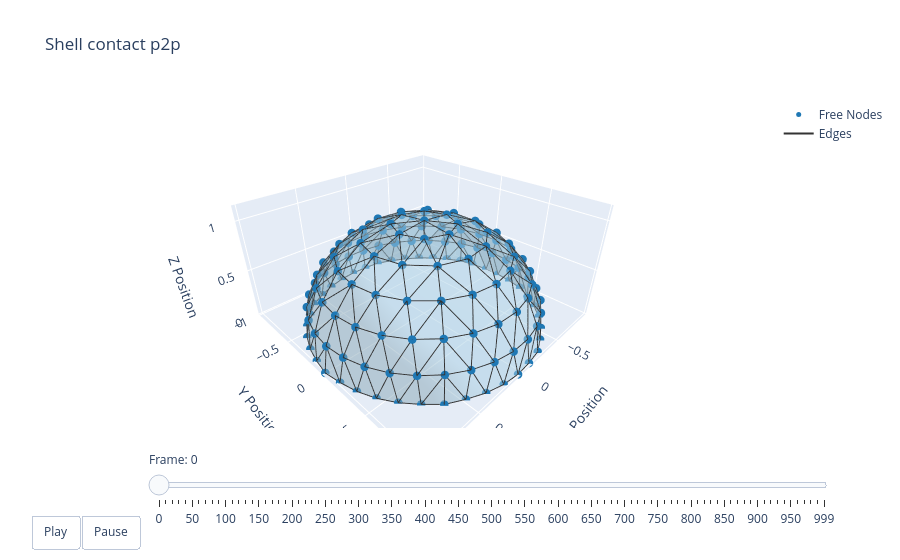

Write notebook code for a chart like this one.
### Code cell
t = np.arange(robot.sim_params.total_time, step=robot.sim_params.dt)
options = dismech.AnimationOptions(title='Shell contact p2p', plot_step=10)

fig = dismech.get_interactive_animation_plotly(robot, t, qs, options)
fig.show()

### Figure 1 — Plotly figure (JSON) as saved in the notebook; plotly's stock layout.template omitted (floating-point values rounded to 4 significant figures; data arrays with more than 128 entries replaced by an {"elided": "..."} marker saying what was removed)
{"data": [{"marker": {"color": "#1f78b4", "size": 5}, "mode": "markers", "name": "Free Nodes", "type": "scatter3d", "x": {"elided": "144 float values"}, "y": {"elided": "144 float values"}, "z": {"elided": "144 float values"}}, {"marker": {"color": "#e31a1c", "size": 5}, "mode": "markers", "name": "Fixed Nodes", "type": "scatter3d", "x": [], "y": [], "z": []}, {"line": {"color": "#333333", "width": 2}, "mode": "lines", "name": "Edges", "type": "scatter3d", "x": {"elided": "1164 float values"}, "y": {"elided": "1164 float values"}, "z": {"elided": "1164 float values"}}, {"color": "rgba(166, 206, 227, 0.7)", "i": {"elided": "245 int values"}, "j": {"elided": "245 int values"}, "k": {"elided": "245 int values"}, "name": "Faces", "opacity": 0.7, "showscale": false, "type": "mesh3d", "x": {"elided": "144 float values"}, "y": {"elided": "144 float values"}, "z": {"elided": "144 float values"}}], "layout": {"scene": {"camera": {"eye": {"x": 1.225, "y": 1.225, "z": 1.0}}, "xaxis": {"range": [-0.9933, 1.03], "title": {"text": "X Position"}}, "yaxis": {"range": [-1.015, 1.015], "title": {"text": "Y Position"}}, "zaxis": {"range": [-0.003935, 1.145], "title": {"text": "Z Position"}}}, "sliders": [{"currentvalue": {"prefix": "Frame: "}, "steps": [{"args": [["0"], {"frame": {"duration": 50, "redraw": true}, "mode": "immediate"}], "label": "0", "method": "animate"}, {"args": [["1"], {"frame": {"duration": 50, "redraw": true}, "mode": "immediate"}], "label": "10", "method": "animate"}, {"args": [["2"], {"frame": {"duration": 50, "redraw": true}, "mode": "immediate"}], "label": "20", "method": "animate"}, {"args": [["3"], {"frame": {"duration": 50, "redraw": true}, "mode": "immediate"}], "label": "30", "method": "animate"}, {"args": [["4"], {"frame": {"duration": 50, "redraw": true}, "mode": "immediate"}], "label": "40", "method": "animate"}, {"args": [["5"], {"frame": {"duration": 50, "redraw": true}, "mode": "immediate"}], "label": "50", "method": "animate"}, {"args": [["6"], {"frame": {"duration": 50, "redraw": true}, "mode": "immediate"}], "label": "60", "method": "animate"}, {"args": [["7"], {"frame": {"duration": 50, "redraw": true}, "mode": "immediate"}], "label": "70", "method": "animate"}, {"args": [["8"], {"frame": {"duration": 50, "redraw": true}, "mode": "immediate"}], "label": "80", "method": "animate"}, {"args": [["9"], {"frame": {"duration": 50, "redraw": true}, "mode": "immediate"}], "label": "90", "method": "animate"}, {"args": [["10"], {"frame": {"duration": 50, "redraw": true}, "mode": "immediate"}], "label": "100", "method": "animate"}, {"args": [["11"], {"frame": {"duration": 50, "redraw": true}, "mode": "immediate"}], "label": "110", "method": "animate"}, {"args": [["12"], {"frame": {"duration": 50, "redraw": true}, "mode": "immediate"}], "label": "120", "method": "animate"}, {"args": [["13"], {"frame": {"duration": 50, "redraw": true}, "mode": "immediate"}], "label": "130", "method": "animate"}, {"args": [["14"], {"frame": {"duration": 50, "redraw": true}, "mode": "immediate"}], "label": "140", "method": "animate"}, {"args": [["15"], {"frame": {"duration": 50, "redraw": true}, "mode": "immediate"}], "label": "150", "method": "animate"}, {"args": [["16"], {"frame": {"duration": 50, "redraw": true}, "mode": "immediate"}], "label": "160", "method": "animate"}, {"args": [["17"], {"frame": {"duration": 50, "redraw": true}, "mode": "immediate"}], "label": "170", "method": "animate"}, {"args": [["18"], {"frame": {"duration": 50, "redraw": true}, "mode": "immediate"}], "label": "180", "method": "animate"}, {"args": [["19"], {"frame": {"duration": 50, "redraw": true}, "mode": "immediate"}], "label": "190", "method": "animate"}, {"args": [["20"], {"frame": {"duration": 50, "redraw": true}, "mode": "immediate"}], "label": "200", "method": "animate"}, {"args": [["21"], {"frame": {"duration": 50, "redraw": true}, "mode": "immediate"}], "label": "210", "method": "animate"}, {"args": [["22"], {"frame": {"duration": 50, "redraw": true}, "mode": "immediate"}], "label": "220", "method": "animate"}, {"args": [["23"], {"frame": {"duration": 50, "redraw": true}, "mode": "immediate"}], "label": "230", "method": "animate"}, {"args": [["24"], {"frame": {"duration": 50, "redraw": true}, "mode": "immediate"}], "label": "240", "method": "animate"}, {"args": [["25"], {"frame": {"duration": 50, "redraw": true}, "mode": "immediate"}], "label": "250", "method": "animate"}, {"args": [["26"], {"frame": {"duration": 50, "redraw": true}, "mode": "immediate"}], "label": "260", "method": "animate"}, {"args": [["27"], {"frame": {"duration": 50, "redraw": true}, "mode": "immediate"}], "label": "270", "method": "animate"}, {"args": [["28"], {"frame": {"duration": 50, "redraw": true}, "mode": "immediate"}], "label": "280", "method": "animate"}, {"args": [["29"], {"frame": {"duration": 50, "redraw": true}, "mode": "immediate"}], "label": "290", "method": "animate"}, {"args": [["30"], {"frame": {"duration": 50, "redraw": true}, "mode": "immediate"}], "label": "300", "method": "animate"}, {"args": [["31"], {"frame": {"duration": 50, "redraw": true}, "mode": "immediate"}], "label": "310", "method": "animate"}, {"args": [["32"], {"frame": {"duration": 50, "redraw": true}, "mode": "immediate"}], "label": "320", "method": "animate"}, {"args": [["33"], {"frame": {"duration": 50, "redraw": true}, "mode": "immediate"}], "label": "330", "method": "animate"}, {"args": [["34"], {"frame": {"duration": 50, "redraw": true}, "mode": "immediate"}], "label": "340", "method": "animate"}, {"args": [["35"], {"frame": {"duration": 50, "redraw": true}, "mode": "immediate"}], "label": "350", "method": "animate"}, {"args": [["36"], {"frame": {"duration": 50, "redraw": true}, "mode": "immediate"}], "label": "360", "method": "animate"}, {"args": [["37"], {"frame": {"duration": 50, "redraw": true}, "mode": "immediate"}], "label": "370", "method": "animate"}, {"args": [["38"], {"frame": {"duration": 50, "redraw": true}, "mode": "immediate"}], "label": "380", "method": "animate"}, {"args": [["39"], {"frame": {"duration": 50, "redraw": true}, "mode": "immediate"}], "label": "390", "method": "animate"}, {"args": [["40"], {"frame": {"duration": 50, "redraw": true}, "mode": "immediate"}], "label": "400", "method": "animate"}, {"args": [["41"], {"frame": {"duration": 50, "redraw": true}, "mode": "immediate"}], "label": "410", "method": "animate"}, {"args": [["42"], {"frame": {"duration": 50, "redraw": true}, "mode": "immediate"}], "label": "420", "method": "animate"}, {"args": [["43"], {"frame": {"duration": 50, "redraw": true}, "mode": "immediate"}], "label": "430", "method": "animate"}, {"args": [["44"], {"frame": {"duration": 50, "redraw": true}, "mode": "immediate"}], "label": "440", "method": "animate"}, {"args": [["45"], {"frame": {"duration": 50, "redraw": true}, "mode": "immediate"}], "label": "450", "method": "animate"}, {"args": [["46"], {"frame": {"duration": 50, "redraw": true}, "mode": "immediate"}], "label": "460", "method": "animate"}, {"args": [["47"], {"frame": {"duration": 50, "redraw": true}, "mode": "immediate"}], "label": "470", "method": "animate"}, {"args": [["48"], {"frame": {"duration": 50, "redraw": true}, "mode": "immediate"}], "label": "480", "method": "animate"}, {"args": [["49"], {"frame": {"duration": 50, "redraw": true}, "mode": "immediate"}], "label": "490", "method": "animate"}, {"args": [["50"], {"frame": {"duration": 50, "redraw": true}, "mode": "immediate"}], "label": "500", "method": "animate"}, {"args": [["51"], {"frame": {"duration": 50, "redraw": true}, "mode": "immediate"}], "label": "510", "method": "animate"}, {"args": [["52"], {"frame": {"duration": 50, "redraw": true}, "mode": "immediate"}], "label": "520", "method": "animate"}, {"args": [["53"], {"frame": {"duration": 50, "redraw": true}, "mode": "immediate"}], "label": "530", "method": "animate"}, {"args": [["54"], {"frame": {"duration": 50, "redraw": true}, "mode": "immediate"}], "label": "540", "method": "animate"}, {"args": [["55"], {"frame": {"duration": 50, "redraw": true}, "mode": "immediate"}], "label": "550", "method": "animate"}, {"args": [["56"], {"frame": {"duration": 50, "redraw": true}, "mode": "immediate"}], "label": "560", "method": "animate"}, {"args": [["57"], {"frame": {"duration": 50, "redraw": true}, "mode": "immediate"}], "label": "570", "method": "animate"}, {"args": [["58"], {"frame": {"duration": 50, "redraw": true}, "mode": "immediate"}], "label": "580", "method": "animate"}, {"args": [["59"], {"frame": {"duration": 50, "redraw": true}, "mode": "immediate"}], "label": "590", "method": "animate"}, {"args": [["60"], {"frame": {"duration": 50, "redraw": true}, "mode": "immediate"}], "label": "600", "method": "animate"}, {"args": [["61"], {"frame": {"duration": 50, "redraw": true}, "mode": "immediate"}], "label": "610", "method": "animate"}, {"args": [["62"], {"frame": {"duration": 50, "redraw": true}, "mode": "immediate"}], "label": "620", "method": "animate"}, {"args": [["63"], {"frame": {"duration": 50, "redraw": true}, "mode": "immediate"}], "label": "630", "method": "animate"}, {"args": [["64"], {"frame": {"duration": 50, "redraw": true}, "mode": "immediate"}], "label": "640", "method": "animate"}, {"args": [["65"], {"frame": {"duration": 50, "redraw": true}, "mode": "immediate"}], "label": "650", "method": "animate"}, {"args": [["66"], {"frame": {"duration": 50, "redraw": true}, "mode": "immediate"}], "label": "660", "method": "animate"}, {"args": [["67"], {"frame": {"duration": 50, "redraw": true}, "mode": "immediate"}], "label": "670", "method": "animate"}, {"args": [["68"], {"frame": {"duration": 50, "redraw": true}, "mode": "immediate"}], "label": "680", "method": "animate"}, {"args": [["69"], {"frame": {"duration": 50, "redraw": true}, "mode": "immediate"}], "label": "690", "method": "animate"}, {"args": [["70"], {"frame": {"duration": 50, "redraw": true}, "mode": "immediate"}], "label": "700", "method": "animate"}, {"args": [["71"], {"frame": {"duration": 50, "redraw": true}, "mode": "immediate"}], "label": "710", "method": "animate"}, {"args": [["72"], {"frame": {"duration": 50, "redraw": true}, "mode": "immediate"}], "label": "720", "method": "animate"}, {"args": [["73"], {"frame": {"duration": 50, "redraw": true}, "mode": "immediate"}], "label": "730", "method": "animate"}, {"args": [["74"], {"frame": {"duration": 50, "redraw": true}, "mode": "immediate"}], "label": "740", "method": "animate"}, {"args": [["75"], {"frame": {"duration": 50, "redraw": true}, "mode": "immediate"}], "label": "750", "method": "animate"}, {"args": [["76"], {"frame": {"duration": 50, "redraw": true}, "mode": "immediate"}], "label": "760", "method": "animate"}, {"args": [["77"], {"frame": {"duration": 50, "redraw": true}, "mode": "immediate"}], "label": "770", "method": "animate"}, {"args": [["78"], {"frame": {"duration": 50, "redraw": true}, "mode": "immediate"}], "label": "780", "method": "animate"}, {"args": [["79"], {"frame": {"duration": 50, "redraw": true}, "mode": "immediate"}], "label": "790", "method": "animate"}, {"args": [["80"], {"frame": {"duration": 50, "redraw": true}, "mode": "immediate"}], "label": "800", "method": "animate"}, {"args": [["81"], {"frame": {"duration": 50, "redraw": true}, "mode": "immediate"}], "label": "810", "method": "animate"}, {"args": [["82"], {"frame": {"duration": 50, "redraw": true}, "mode": "immediate"}], "label": "820", "method": "animate"}, {"args": [["83"], {"frame": {"duration": 50, "redraw": true}, "mode": "immediate"}], "label": "830", "method": "animate"}, {"args": [["84"], {"frame": {"duration": 50, "redraw": true}, "mode": "immediate"}], "label": "840", "method": "animate"}, {"args": [["85"], {"frame": {"duration": 50, "redraw": true}, "mode": "immediate"}], "label": "850", "method": "animate"}, {"args": [["86"], {"frame": {"duration": 50, "redraw": true}, "mode": "immediate"}], "label": "860", "method": "animate"}, {"args": [["87"], {"frame": {"duration": 50, "redraw": true}, "mode": "immediate"}], "label": "870", "method": "animate"}, {"args": [["88"], {"frame": {"duration": 50, "redraw": true}, "mode": "immediate"}], "label": "880", "method": "animate"}, {"args": [["89"], {"frame": {"duration": 50, "redraw": true}, "mode": "immediate"}], "label": "890", "method": "animate"}, {"args": [["90"], {"frame": {"duration": 50, "redraw": true}, "mode": "immediate"}], "label": "900", "method": "animate"}, {"args": [["91"], {"frame": {"duration": 50, "redraw": true}, "mode": "immediate"}], "label": "910", "method": "animate"}, {"args": [["92"], {"frame": {"duration": 50, "redraw": true}, "mode": "immediate"}], "label": "920", "method": "animate"}, {"args": [["93"], {"frame": {"duration": 50, "redraw": true}, "mode": "immediate"}], "label": "930", "method": "animate"}, {"args": [["94"], {"frame": {"duration": 50, "redraw": true}, "mode": "immediate"}], "label": "940", "method": "animate"}, {"args": [["95"], {"frame": {"duration": 50, "redraw": true}, "mode": "immediate"}], "label": "950", "method": "animate"}, {"args": [["96"], {"frame": {"duration": 50, "redraw": true}, "mode": "immediate"}], "label": "960", "method": "animate"}, {"args": [["97"], {"frame": {"duration": 50, "redraw": true}, "mode": "immediate"}], "label": "970", "method": "animate"}, {"args": [["98"], {"frame": {"duration": 50, "redraw": true}, "mode": "immediate"}], "label": "980", "method": "animate"}, {"args": [["99"], {"frame": {"duration": 50, "redraw": true}, "mode": "immediate"}], "label": "990", "method": "animate"}, {"args": [["100"], {"frame": {"duration": 50, "redraw": true}, "mode": "immediate"}], "label": "999", "method": "animate"}], "transition": {"duration": 0}, "x": 0.1, "y": 0}], "title": {"text": "Shell contact p2p"}, "updatemenus": [{"buttons": [{"args": [null, {"frame": {"duration": 50, "redraw": true}, "fromcurrent": true}], "label": "Play", "method": "animate"}, {"args": [[null], {"frame": {"duration": 0, "redraw": true}, "mode": "immediate"}], "label": "Pause", "method": "animate"}], "direction": "left", "pad": {"r": 10, "t": 87}, "showactive": false, "type": "buttons", "x": 0.1, "xanchor": "right", "y": 0, "yanchor": "top"}]}}
